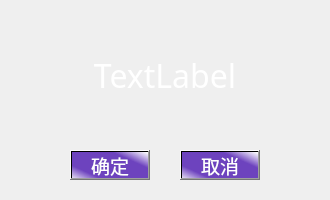
<?xml version="1.0" encoding="UTF-8"?>
<ui version="4.0">
 <class>MessaDialog</class>
 <widget class="QDialog" name="MessaDialog">
  <property name="geometry">
   <rect>
    <x>0</x>
    <y>0</y>
    <width>330</width>
    <height>200</height>
   </rect>
  </property>
  <property name="windowTitle">
   <string>Dialog</string>
  </property>
  <property name="styleSheet">
   <string notr="true"/>
  </property>
  <widget class="QLabel" name="msg_label">
   <property name="geometry">
    <rect>
     <x>0</x>
     <y>0</y>
     <width>330</width>
     <height>150</height>
    </rect>
   </property>
   <property name="font">
    <font>
     <family>华文彩云</family>
     <pointsize>24</pointsize>
     <weight>50</weight>
     <bold>false</bold>
    </font>
   </property>
   <property name="styleSheet">
    <string notr="true">color: rgb(255, 255, 255);</string>
   </property>
   <property name="text">
    <string>TextLabel</string>
   </property>
   <property name="alignment">
    <set>Qt::AlignCenter</set>
   </property>
  </widget>
  <widget class="QPushButton" name="ok_button">
   <property name="geometry">
    <rect>
     <x>70</x>
     <y>150</y>
     <width>80</width>
     <height>30</height>
    </rect>
   </property>
   <property name="font">
    <font>
     <family>华文行楷</family>
     <pointsize>14</pointsize>
    </font>
   </property>
   <property name="cursor">
    <cursorShape>PointingHandCursor</cursorShape>
   </property>
   <property name="focusPolicy">
    <enum>Qt::StrongFocus</enum>
   </property>
   <property name="styleSheet">
    <string notr="true">background-color: qlineargradient(spread:reflect, x1:0.418, y1:0.459818, x2:1, y2:0.023, stop:0.502488 rgba(68, 12, 175, 193), stop:1 rgba(255, 255, 255, 255));
color: rgb(255, 255, 255);</string>
   </property>
   <property name="text">
    <string>确定</string>
   </property>
   <property name="default">
    <bool>false</bool>
   </property>
   <property name="flat">
    <bool>false</bool>
   </property>
  </widget>
  <widget class="QLabel" name="backgroun_label">
   <property name="geometry">
    <rect>
     <x>0</x>
     <y>0</y>
     <width>400</width>
     <height>200</height>
    </rect>
   </property>
   <property name="styleSheet">
    <string notr="true">background-image: url(:/new/prefix1/Image/Background/消息提示背景.jpg);</string>
   </property>
   <property name="text">
    <string/>
   </property>
  </widget>
  <widget class="QPushButton" name="cancel_button">
   <property name="geometry">
    <rect>
     <x>180</x>
     <y>150</y>
     <width>80</width>
     <height>30</height>
    </rect>
   </property>
   <property name="font">
    <font>
     <family>华文行楷</family>
     <pointsize>14</pointsize>
    </font>
   </property>
   <property name="cursor">
    <cursorShape>PointingHandCursor</cursorShape>
   </property>
   <property name="focusPolicy">
    <enum>Qt::StrongFocus</enum>
   </property>
   <property name="styleSheet">
    <string notr="true">background-color: qlineargradient(spread:reflect, x1:0.418, y1:0.459818, x2:1, y2:0.023, stop:0.502488 rgba(68, 12, 175, 193), stop:1 rgba(255, 255, 255, 255));
color: rgb(255, 255, 255);</string>
   </property>
   <property name="text">
    <string>取消</string>
   </property>
   <property name="default">
    <bool>false</bool>
   </property>
   <property name="flat">
    <bool>false</bool>
   </property>
  </widget>
  <zorder>backgroun_label</zorder>
  <zorder>msg_label</zorder>
  <zorder>ok_button</zorder>
  <zorder>cancel_button</zorder>
 </widget>
 <resources>
  <include location="MainFrame.qrc"/>
 </resources>
 <connections/>
</ui>
